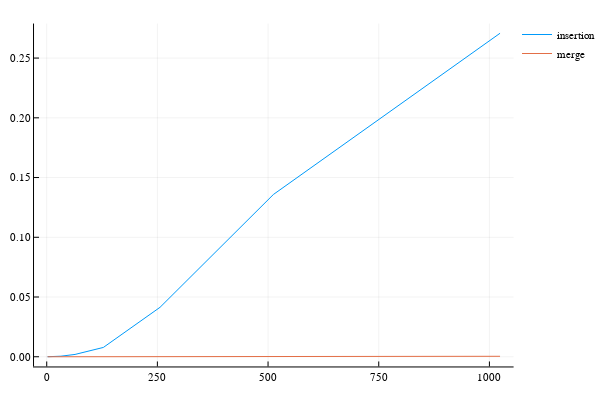

The cell this chart's notebook holds for it:
### Code cell
using Plots
x = 1:max_order
x = 2 .^x
plot(x, res_insert, label="insertion")
plot!(x, res_merge, label="merge")

### Figure 1 — Plotly figure (JSON) as saved in the notebook; plotly's stock layout.template omitted (floating-point values rounded to 4 significant figures)
{"data": [{"colorbar": {"title": ""}, "hoverinfo": "text", "legendgroup": "insertion", "line": {"color": "rgba(0, 154, 250, 1.000)", "dash": "solid", "shape": "linear", "width": 1}, "mode": "lines", "name": "insertion", "showlegend": true, "text": [null, null, null, null, null, null, null, null, null, null], "type": "scatter", "x": [2, 4, 8, 16, 32, 64, 128, 256, 512, 1024], "xaxis": "x1", "y": [1.871e-05, 1.459e-05, 4.584e-05, 0.0001306, 0.0004703, 0.001941, 0.007802, 0.0414, 0.1358, 0.2708], "yaxis": "y1", "zmax": null, "zmin": null}, {"colorbar": {"title": ""}, "hoverinfo": "text", "legendgroup": "merge", "line": {"color": "rgba(227, 111, 71, 1.000)", "dash": "solid", "shape": "linear", "width": 1}, "mode": "lines", "name": "merge", "showlegend": true, "text": [null, null, null, null, null, null, null, null, null, null], "type": "scatter", "x": [2, 4, 8, 16, 32, 64, 128, 256, 512, 1024], "xaxis": "x1", "y": [2.924e-06, 1.575e-06, 4.881e-06, 7.577e-06, 1.879e-05, 3.58e-05, 7.612e-05, 0.00011, 0.0004875, 0.0003928], "yaxis": "y1", "zmax": null, "zmin": null}], "layout": {"annotations": [], "height": 400, "legend": {"bgcolor": "rgba(255, 255, 255, 1.000)", "bordercolor": "rgba(0, 0, 0, 1.000)", "font": {"color": "rgba(0, 0, 0, 1.000)", "family": "sans-serif", "size": 11}, "tracegroupgap": 0, "x": 1, "y": 1}, "margin": {"b": 20, "l": 0, "r": 0, "t": 20}, "paper_bgcolor": "rgba(255, 255, 255, 1.000)", "plot_bgcolor": "rgba(255, 255, 255, 1.000)", "showlegend": true, "width": 600, "xaxis": {"anchor": "y1", "domain": [0.06582, 0.9934], "gridcolor": "rgba(0, 0, 0, 0.100)", "gridwidth": 0.5, "linecolor": "rgba(0, 0, 0, 1.000)", "mirror": false, "range": [-28.66, 1055.0], "showgrid": true, "showline": true, "showticklabels": true, "tickangle": 0, "tickcolor": "rgb(0, 0, 0)", "tickfont": {"color": "rgba(0, 0, 0, 1.000)", "family": "sans-serif", "size": 11}, "tickmode": "array", "ticks": "inside", "ticktext": ["0", "250", "500", "750", "1000"], "tickvals": [0, 250, 500, 750, 1000], "title": "", "titlefont": {"color": "rgba(0, 0, 0, 1.000)", "family": "sans-serif", "size": 15}, "type": "-", "visible": true, "zeroline": false, "zerolinecolor": "rgba(0, 0, 0, 1.000)"}, "yaxis": {"anchor": "x1", "domain": [0.03762, 0.9902], "gridcolor": "rgba(0, 0, 0, 0.100)", "gridwidth": 0.5, "linecolor": "rgba(0, 0, 0, 1.000)", "mirror": false, "range": [-0.008122, 0.2789], "showgrid": true, "showline": true, "showticklabels": true, "tickangle": 0, "tickcolor": "rgb(0, 0, 0)", "tickfont": {"color": "rgba(0, 0, 0, 1.000)", "family": "sans-serif", "size": 11}, "tickmode": "array", "ticks": "inside", "ticktext": ["0.00", "0.05", "0.10", "0.15", "0.20", "0.25"], "tickvals": [0, 0.05, 0.1, 0.15, 0.2, 0.25], "title": "", "titlefont": {"color": "rgba(0, 0, 0, 1.000)", "family": "sans-serif", "size": 15}, "type": "-", "visible": true, "zeroline": false, "zerolinecolor": "rgba(0, 0, 0, 1.000)"}}}
